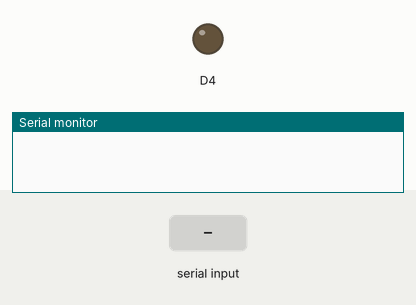
Recording of a sketch running on a simulated ESP8266 (NodeMCU). Parts: output pins drawn as LEDs (lit = HIGH), the last lines printed to the serial monitor. The inputs (shaded band) are chosen by the test bench.

Above: at 1.2 s.
1.3 s: "0" received over Serial
At 2.5 s:
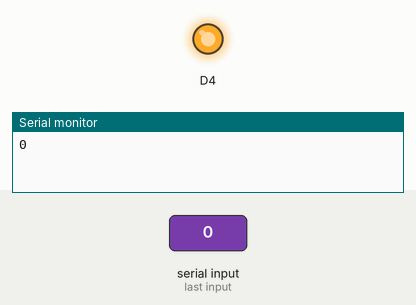
2.8 s: "1" received over Serial
At 3.9 s:
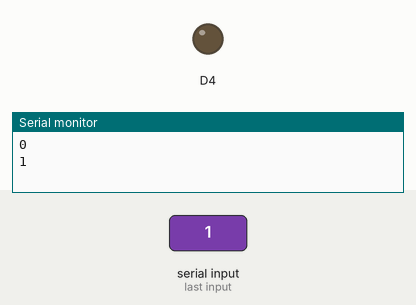
Timing chart, 0 to 5.8 s (numbered marks = the images above; inputs shaded):
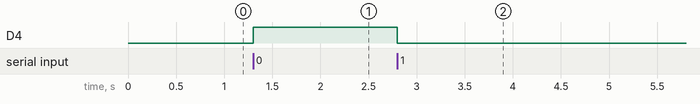

Measured:
- after the input at 1.3 s, D4: LOW → HIGH at once
- after the input at 2.8 s, D4: HIGH → LOW at once

The sketch:

lab_1_IOT.ino
```cpp
void setup() {
  Serial.begin(115200);
  pinMode(D4, OUTPUT);
}

void loop() {
  char input = Serial.read();
  if (input == '0') {
    Serial.println("0");
    digitalWrite(D4, HIGH);
  }
  else if (input == '1') {
    Serial.println("1");
    digitalWrite(D4, LOW);
  }
}
```
